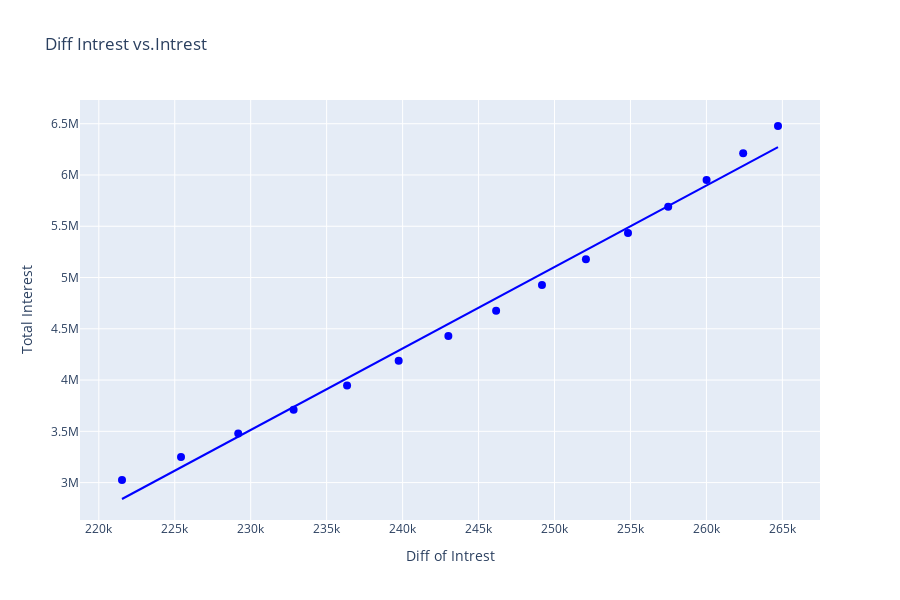
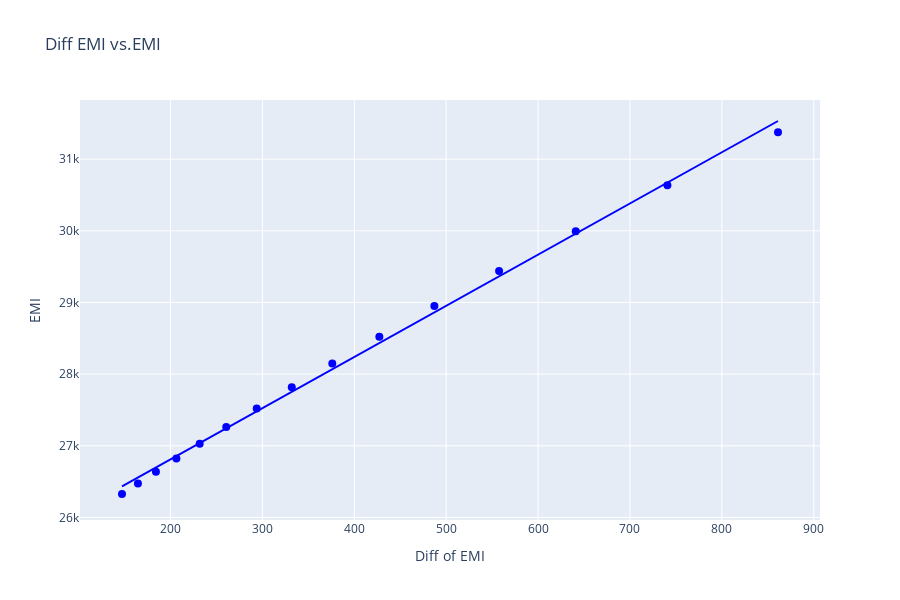
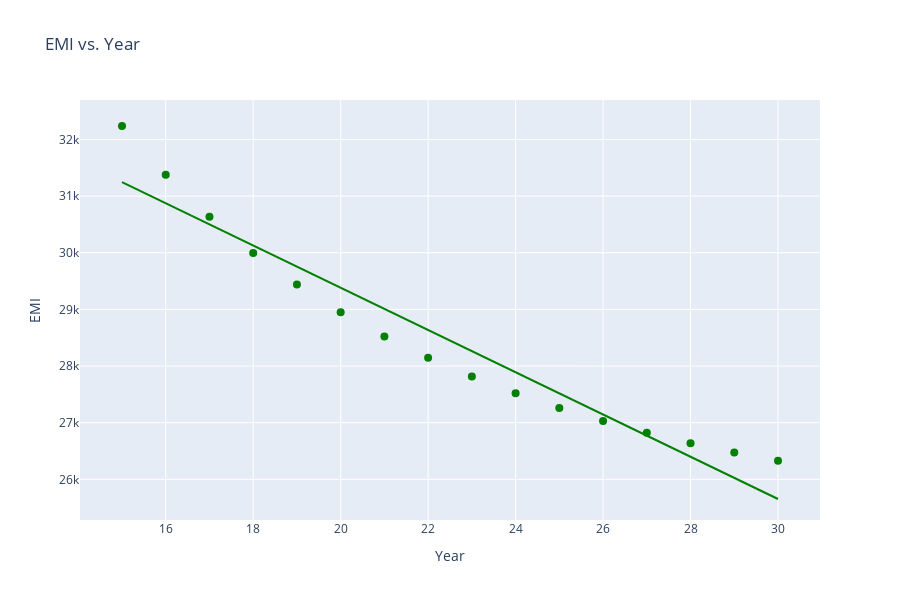
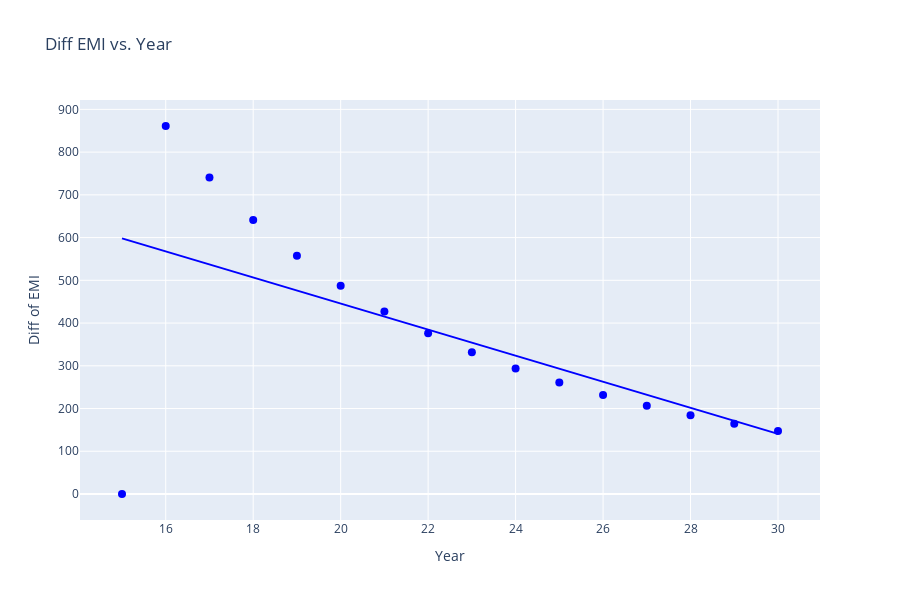

The cell these charts' notebook holds for them, in order:
### Code cell
TintInt.show()
DemiEmi.show()
Femi.show()
Demi.show()
DemiDi.show()

### Figure 1 — Plotly figure (JSON) as saved in the notebook; plotly's stock layout.template omitted (floating-point values rounded to 4 significant figures)
{"data": [{"hovertemplate": "Diff of Intrest=%{x}<br>Total Interest=%{y}<extra></extra>", "legendgroup": "", "marker": {"color": "blue", "size": 8, "symbol": "circle"}, "mode": "markers", "name": "", "orientation": "v", "showlegend": false, "type": "scatter", "x": [221500.0, 225400.0, 229200.0, 232800.0, 236300.0, 239700.0, 243000.0, 246200.0, 249200.0, 252100.0, 254800.0, 257500.0, 260000.0, 262400.0, 264700.0], "xaxis": "x", "y": [3024000.0, 3250000.0, 3479000.0, 3712000.0, 3948000.0, 4188000.0, 4431000.0, 4677000.0, 4926000.0, 5178000.0, 5433000.0, 5691000.0, 5951000.0, 6213000.0, 6478000.0], "yaxis": "y"}, {"hovertemplate": "<b>OLS trendline</b><br>Total Interest = 79.4776 * Diff of Intrest + -1.47663e+07<br>R<sup>2</sup>=0.989935<br><br>Diff of Intrest=%{x}<br>Total Interest=%{y} <b>(trend)</b><extra></extra>", "legendgroup": "", "marker": {"color": "blue", "size": 8, "symbol": "circle"}, "mode": "lines", "name": "", "showlegend": false, "type": "scatter", "x": [221500.0, 225400.0, 229200.0, 232800.0, 236300.0, 239700.0, 243000.0, 246200.0, 249200.0, 252100.0, 254800.0, 257500.0, 260000.0, 262400.0, 264700.0], "xaxis": "x", "y": [2840000.0, 3149000.0, 3448000.0, 3738000.0, 4018000.0, 4288000.0, 4548000.0, 4798000.0, 5038000.0, 5268000.0, 5488000.0, 5698000.0, 5899000.0, 6090000.0, 6272000.0], "yaxis": "y"}], "layout": {"height": 600, "legend": {"tracegroupgap": 0}, "title": {"text": "Diff Intrest vs.Intrest"}, "xaxis": {"anchor": "y", "domain": [0, 1], "title": {"text": "Diff of Intrest"}}, "yaxis": {"anchor": "x", "domain": [0, 1], "title": {"text": "Total Interest"}}}}

### Figure 2 — Plotly figure (JSON) as saved in the notebook; plotly's stock layout.template omitted (floating-point values rounded to 4 significant figures)
{"data": [{"hovertemplate": "Diff of EMI=%{x}<br>EMI=%{y}<extra></extra>", "legendgroup": "", "marker": {"color": "blue", "size": 8, "symbol": "circle"}, "mode": "markers", "name": "", "orientation": "v", "showlegend": false, "type": "scatter", "x": [861.1, 740.7, 641.0, 557.5, 487.1, 427.2, 376.0, 331.9, 293.8, 260.6, 231.7, 206.4, 184.1, 164.5, 147.2], "xaxis": "x", "y": [31380.0, 30640.0, 30000.0, 29440.0, 28950.0, 28520.0, 28150.0, 27820.0, 27520.0, 27260.0, 27030.0, 26820.0, 26640.0, 26470.0, 26330.0], "yaxis": "y"}, {"hovertemplate": "<b>OLS trendline</b><br>EMI = 7.14223 * Diff of EMI + 25382.7<br>R<sup>2</sup>=0.997637<br><br>Diff of EMI=%{x}<br>EMI=%{y} <b>(trend)</b><extra></extra>", "legendgroup": "", "marker": {"color": "blue", "size": 8, "symbol": "circle"}, "mode": "lines", "name": "", "showlegend": false, "type": "scatter", "x": [147.2, 164.5, 184.1, 206.4, 231.7, 260.6, 293.8, 331.9, 376.0, 427.2, 487.1, 557.5, 641.0, 740.7, 861.1], "xaxis": "x", "y": [26430.0, 26560.0, 26700.0, 26860.0, 27040.0, 27240.0, 27480.0, 27750.0, 28070.0, 28430.0, 28860.0, 29360.0, 29960.0, 30670.0, 31530.0], "yaxis": "y"}], "layout": {"height": 600, "legend": {"tracegroupgap": 0}, "title": {"text": "Diff EMI vs.EMI"}, "xaxis": {"anchor": "y", "domain": [0, 1], "title": {"text": "Diff of EMI"}}, "yaxis": {"anchor": "x", "domain": [0, 1], "title": {"text": "EMI"}}}}

### Figure 3 — Plotly figure (JSON) as saved in the notebook; plotly's stock layout.template omitted (floating-point values rounded to 4 significant figures)
{"data": [{"hovertemplate": "Year=%{x}<br>EMI=%{y}<extra></extra>", "legendgroup": "", "marker": {"color": "green", "size": 8, "symbol": "circle"}, "mode": "markers", "name": "", "orientation": "v", "showlegend": false, "type": "scatter", "x": [15, 16, 17, 18, 19, 20, 21, 22, 23, 24, 25, 26, 27, 28, 29, 30], "xaxis": "x", "y": [32240.0, 31380.0, 30640.0, 30000.0, 29440.0, 28950.0, 28520.0, 28150.0, 27820.0, 27520.0, 27260.0, 27030.0, 26820.0, 26640.0, 26470.0, 26330.0], "yaxis": "y"}, {"hovertemplate": "<b>OLS trendline</b><br>EMI = -372.896 * Year + 36840<br>R<sup>2</sup>=0.937243<br><br>Year=%{x}<br>EMI=%{y} <b>(trend)</b><extra></extra>", "legendgroup": "", "marker": {"color": "green", "size": 8, "symbol": "circle"}, "mode": "lines", "name": "", "showlegend": false, "type": "scatter", "x": [15, 16, 17, 18, 19, 20, 21, 22, 23, 24, 25, 26, 27, 28, 29, 30], "xaxis": "x", "y": [31250.0, 30870.0, 30500.0, 30130.0, 29750.0, 29380.0, 29010.0, 28640.0, 28260.0, 27890.0, 27520.0, 27140.0, 26770.0, 26400.0, 26030.0, 25650.0], "yaxis": "y"}], "layout": {"height": 600, "legend": {"tracegroupgap": 0}, "title": {"text": "EMI vs. Year"}, "xaxis": {"anchor": "y", "domain": [0, 1], "title": {"text": "Year"}}, "yaxis": {"anchor": "x", "domain": [0, 1], "title": {"text": "EMI"}}}}

### Figure 4 — Plotly figure (JSON) as saved in the notebook; plotly's stock layout.template omitted (floating-point values rounded to 4 significant figures)
{"data": [{"hovertemplate": "Year=%{x}<br>Diff of EMI=%{y}<extra></extra>", "legendgroup": "", "marker": {"color": "blue", "size": 8, "symbol": "circle"}, "mode": "markers", "name": "", "orientation": "v", "showlegend": false, "type": "scatter", "x": [15, 16, 17, 18, 19, 20, 21, 22, 23, 24, 25, 26, 27, 28, 29, 30], "xaxis": "x", "y": [0, 861.1, 740.7, 641.0, 557.5, 487.1, 427.2, 376.0, 331.9, 293.8, 260.6, 231.7, 206.4, 184.1, 164.5, 147.2], "yaxis": "y"}, {"hovertemplate": "<b>OLS trendline</b><br>Diff of EMI = -30.5007 * Year + 1055.7<br>R<sup>2</sup>=0.379840<br><br>Year=%{x}<br>Diff of EMI=%{y} <b>(trend)</b><extra></extra>", "legendgroup": "", "marker": {"color": "blue", "size": 8, "symbol": "circle"}, "mode": "lines", "name": "", "showlegend": false, "type": "scatter", "x": [15, 16, 17, 18, 19, 20, 21, 22, 23, 24, 25, 26, 27, 28, 29, 30], "xaxis": "x", "y": [598.2, 567.7, 537.2, 506.7, 476.2, 445.7, 415.2, 384.7, 354.2, 323.7, 293.2, 262.7, 232.2, 201.7, 171.2, 140.7], "yaxis": "y"}], "layout": {"height": 600, "legend": {"tracegroupgap": 0}, "title": {"text": "Diff EMI vs. Year"}, "xaxis": {"anchor": "y", "domain": [0, 1], "title": {"text": "Year"}}, "yaxis": {"anchor": "x", "domain": [0, 1], "title": {"text": "Diff of EMI"}}}}
